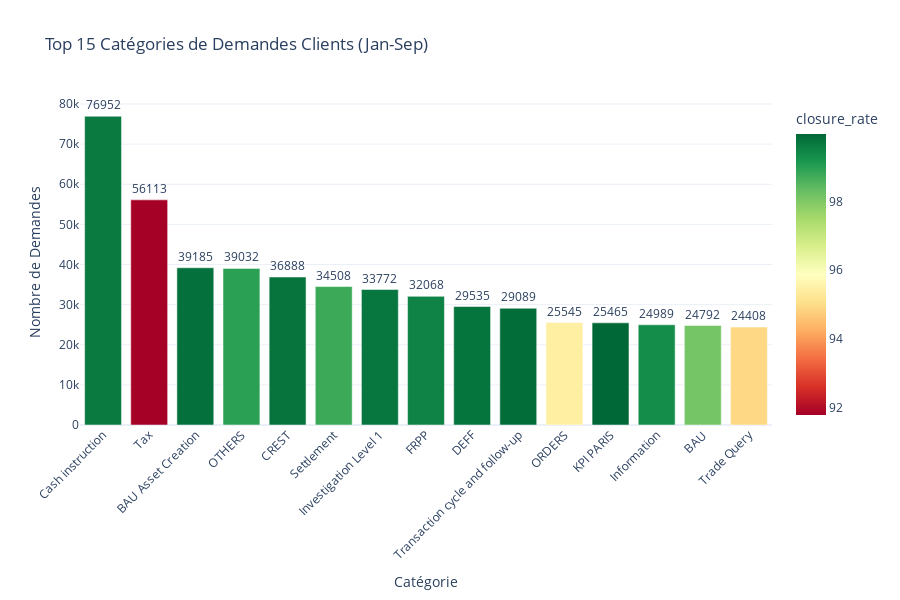

Notebook source saved alongside this figure:
### Code cell
# Visualisation : Répartition par catégorie
fig = px.bar(
    category_distribution.head(15),
    x='category_name',
    y='total_requests',
    title='Top 15 Catégories de Demandes Clients (Jan-Sep)',
    labels={'category_name': 'Catégorie', 'total_requests': 'Nombre de Demandes'},
    text='total_requests',
    color='closure_rate',
    color_continuous_scale='RdYlGn',
    hover_data=['avg_hours_to_close', 'pct_of_total']
)

fig.update_traces(textposition='outside')
fig.update_layout(xaxis_tickangle=-45, height=600)
fig.show()

### Figure 1 — Plotly figure (JSON) as saved in the notebook; plotly's stock layout.template omitted (floating-point values rounded to 4 significant figures)
{"data": [{"customdata": [[59.19, 3.25], [548.1, 2.37], [21.97, 1.65], [80.0, 1.65], [37.57, 1.56], [129.2, 1.46], [77.48, 1.42], [77.26, 1.35], [46.67, 1.25], [58.8, 1.23], [246.0, 1.08], [5.84, 1.07], [101.0, 1.05], [73.13, 1.05], [124.8, 1.03]], "hovertemplate": "Catégorie=%{x}<br>Nombre de Demandes=%{text}<br>avg_hours_to_close=%{customdata[0]}<br>pct_of_total=%{customdata[1]}<br>closure_rate=%{marker.color}<extra></extra>", "legendgroup": "", "marker": {"color": [99.66, 91.78, 99.83, 98.98, 99.76, 98.78, 99.72, 99.51, 99.77, 99.89, 95.44, 99.97, 99.34, 98.14, 94.92], "coloraxis": "coloraxis", "pattern": {"shape": ""}}, "name": "", "orientation": "v", "showlegend": false, "text": [76950.0, 56110.0, 39180.0, 39030.0, 36890.0, 34510.0, 33770.0, 32070.0, 29540.0, 29090.0, 25540.0, 25460.0, 24990.0, 24790.0, 24410.0], "textposition": "outside", "type": "bar", "x": ["Cash instruction", "Tax", "BAU Asset Creation", "OTHERS", "CREST", "Settlement", "Investigation Level 1", "FRPP", "DEFF", "Transaction cycle and follow-up", "ORDERS", "KPI PARIS", "Information", "BAU", "Trade Query"], "xaxis": "x", "y": [76952, 56113, 39185, 39032, 36888, 34508, 33772, 32068, 29535, 29089, 25545, 25465, 24989, 24792, 24408], "yaxis": "y"}], "layout": {"barmode": "relative", "coloraxis": {"colorbar": {"title": {"text": "closure_rate"}}, "colorscale": [[0, "rgb(165,0,38)"], [0.1, "rgb(215,48,39)"], [0.2, "rgb(244,109,67)"], [0.3, "rgb(253,174,97)"], [0.4, "rgb(254,224,139)"], [0.5, "rgb(255,255,191)"], [0.6, "rgb(217,239,139)"], [0.7, "rgb(166,217,106)"], [0.8, "rgb(102,189,99)"], [0.9, "rgb(26,152,80)"], [1, "rgb(0,104,55)"]]}, "height": 600, "legend": {"tracegroupgap": 0}, "title": {"text": "Top 15 Catégories de Demandes Clients (Jan-Sep)"}, "xaxis": {"anchor": "y", "domain": [0, 1], "tickangle": -45, "title": {"text": "Catégorie"}}, "yaxis": {"anchor": "x", "domain": [0, 1], "title": {"text": "Nombre de Demandes"}}}}
